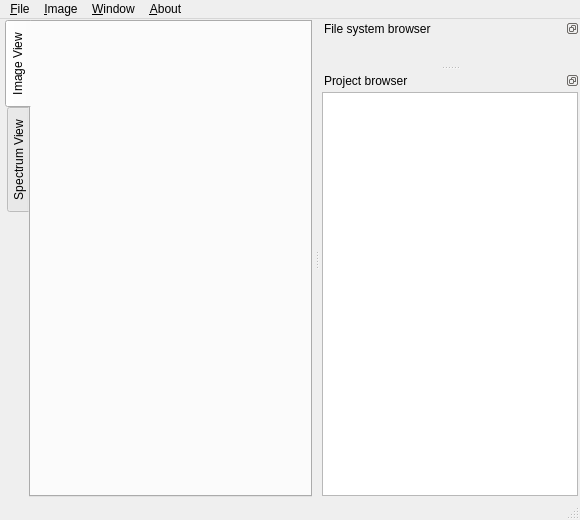
<?xml version="1.0" encoding="UTF-8"?>
<ui version="4.0">
 <class>mainWindow</class>
 <widget class="QMainWindow" name="mainWindow">
  <property name="geometry">
   <rect>
    <x>0</x>
    <y>0</y>
    <width>580</width>
    <height>520</height>
   </rect>
  </property>
  <property name="windowTitle">
   <string>MainWindow</string>
  </property>
  <property name="tabShape">
   <enum>QTabWidget::Rounded</enum>
  </property>
  <widget class="QWidget" name="centerWidget">
   <layout class="QVBoxLayout" name="verticalLayout">
    <property name="leftMargin">
     <number>5</number>
    </property>
    <property name="topMargin">
     <number>1</number>
    </property>
    <property name="rightMargin">
     <number>2</number>
    </property>
    <property name="bottomMargin">
     <number>1</number>
    </property>
    <item>
     <layout class="QGridLayout" name="mainLayout">
      <property name="horizontalSpacing">
       <number>0</number>
      </property>
      <item row="0" column="0">
       <widget class="QTabWidget" name="tabWidget">
        <property name="tabPosition">
         <enum>QTabWidget::West</enum>
        </property>
        <property name="currentIndex">
         <number>0</number>
        </property>
        <widget class="RixsMaskImageWidget" name="imageView">
         <property name="sizePolicy">
          <sizepolicy hsizetype="Expanding" vsizetype="Expanding">
           <horstretch>0</horstretch>
           <verstretch>0</verstretch>
          </sizepolicy>
         </property>
         <attribute name="title">
          <string>Image View</string>
         </attribute>
        </widget>
        <widget class="RixsPlotWindow" name="specView">
         <property name="sizePolicy">
          <sizepolicy hsizetype="Expanding" vsizetype="Expanding">
           <horstretch>0</horstretch>
           <verstretch>0</verstretch>
          </sizepolicy>
         </property>
         <attribute name="title">
          <string>Spectrum View</string>
         </attribute>
        </widget>
       </widget>
      </item>
     </layout>
    </item>
   </layout>
  </widget>
  <widget class="QMenuBar" name="menuBar">
   <property name="geometry">
    <rect>
     <x>0</x>
     <y>0</y>
     <width>580</width>
     <height>27</height>
    </rect>
   </property>
   <widget class="QMenu" name="menuFile">
    <property name="title">
     <string>&amp;File</string>
    </property>
    <addaction name="saveSpectraAction"/>
    <addaction name="separator"/>
    <addaction name="exitAction"/>
   </widget>
   <widget class="QMenu" name="menuImage">
    <property name="title">
     <string>&amp;Image</string>
    </property>
    <widget class="QMenu" name="menu_Filter">
     <property name="title">
      <string>&amp;Band Pass Filter</string>
     </property>
     <addaction name="bandPassFilterAction"/>
     <addaction name="bandPassFilterID32Action"/>
    </widget>
    <addaction name="colormapAction"/>
    <addaction name="flipAction"/>
    <addaction name="menu_Filter"/>
    <addaction name="imageAlignmentAction"/>
    <addaction name="integrationAction"/>
    <addaction name="energyScaleAction"/>
   </widget>
   <widget class="QMenu" name="menuSpectrum">
    <property name="title">
     <string>&amp;Window</string>
    </property>
    <addaction name="fileBrowserShowAction"/>
    <addaction name="projectBrowserShowAction"/>
   </widget>
   <widget class="QMenu" name="menuAbout">
    <property name="title">
     <string>&amp;About</string>
    </property>
    <addaction name="aboutAction"/>
    <addaction name="viewDocsAction"/>
   </widget>
   <addaction name="menuFile"/>
   <addaction name="menuImage"/>
   <addaction name="menuSpectrum"/>
   <addaction name="menuAbout"/>
  </widget>
  <widget class="QStatusBar" name="statusBar"/>
  <widget class="QDockWidget" name="fileBrowserDock">
   <property name="sizePolicy">
    <sizepolicy hsizetype="Expanding" vsizetype="Expanding">
     <horstretch>0</horstretch>
     <verstretch>0</verstretch>
    </sizepolicy>
   </property>
   <property name="features">
    <set>QDockWidget::DockWidgetFloatable|QDockWidget::DockWidgetMovable</set>
   </property>
   <property name="windowTitle">
    <string>File system browser</string>
   </property>
   <attribute name="dockWidgetArea">
    <number>2</number>
   </attribute>
   <widget class="QWidget" name="fileBrowserContents">
    <property name="sizePolicy">
     <sizepolicy hsizetype="Expanding" vsizetype="Expanding">
      <horstretch>0</horstretch>
      <verstretch>0</verstretch>
     </sizepolicy>
    </property>
    <layout class="QHBoxLayout" name="horizontalLayout">
     <property name="margin">
      <number>2</number>
     </property>
     <item>
      <widget class="FileSystemBrowser" name="fileBrowser" native="true">
       <property name="sizePolicy">
        <sizepolicy hsizetype="Expanding" vsizetype="Expanding">
         <horstretch>0</horstretch>
         <verstretch>0</verstretch>
        </sizepolicy>
       </property>
      </widget>
     </item>
    </layout>
   </widget>
  </widget>
  <widget class="QDockWidget" name="projectBrowserDock">
   <property name="features">
    <set>QDockWidget::DockWidgetFloatable|QDockWidget::DockWidgetMovable</set>
   </property>
   <property name="windowTitle">
    <string>Project browser</string>
   </property>
   <attribute name="dockWidgetArea">
    <number>2</number>
   </attribute>
   <widget class="QWidget" name="projectBrowserContents">
    <layout class="QHBoxLayout" name="horizontalLayout_2">
     <property name="spacing">
      <number>2</number>
     </property>
     <property name="margin">
      <number>2</number>
     </property>
     <item>
      <widget class="ProjectView" name="projectBrowser"/>
     </item>
    </layout>
   </widget>
  </widget>
  <action name="saveSpectraAction">
   <property name="text">
    <string>&amp;Save spectra</string>
   </property>
   <property name="shortcut">
    <string>Ctrl+S</string>
   </property>
  </action>
  <action name="exitAction">
   <property name="text">
    <string>&amp;Exit</string>
   </property>
   <property name="toolTip">
    <string>Close the RIXS tool</string>
   </property>
   <property name="shortcutContext">
    <enum>Qt::ApplicationShortcut</enum>
   </property>
  </action>
  <action name="colormapAction">
   <property name="text">
    <string>&amp;Change Colormap</string>
   </property>
   <property name="toolTip">
    <string>Assign and adjust a colormap</string>
   </property>
   <property name="shortcut">
    <string>Ctrl+L</string>
   </property>
   <property name="enabled">
    <bool>true</bool>
   </property>
  </action>
  <action name="flipAction">
   <property name="text">
    <string>&amp;Flip Image</string>
   </property>
   <property name="toolTip">
    <string>Flips the image up/down</string>
   </property>
  </action>
  <action name="bandPassFilterAction">
   <property name="text">
    <string>Band Pass Filter</string>
   </property>
   <property name="shortcut">
    <string>Ctrl+M</string>
   </property>
  </action>
  <action name="bandPassFilterID32Action">
   <property name="text">
    <string>Band Pass Filter ID32</string>
   </property>
  </action>
  <action name="imageAlignmentAction">
   <property name="text">
    <string>Image &amp;Alignment</string>
   </property>
   <property name="toolTip">
    <string>Perform alignment on image</string>
   </property>
   <property name="enabled">
    <bool>true</bool>
   </property>
  </action>
  <action name="integrationAction">
   <property name="text">
    <string>&amp;Integration</string>
   </property>
   <property name="toolTip">
    <string>Integrates the image along a given axis</string>
   </property>
  </action>
  <action name="energyScaleAction">
   <property name="text">
    <string>&amp;Energy Scale</string>
   </property>
  </action>
  <action name="fileBrowserShowAction">
   <property name="checkable">
    <bool>true</bool>
   </property>
   <property name="checked">
    <bool>true</bool>
   </property>
   <property name="enabled">
    <bool>true</bool>
   </property>
   <property name="text">
    <string>&amp;File System Browser</string>
   </property>
  </action>
  <action name="projectBrowserShowAction">
   <property name="checkable">
    <bool>true</bool>
   </property>
   <property name="checked">
    <bool>true</bool>
   </property>
   <property name="text">
    <string>&amp;Project Browser</string>
   </property>
  </action>
  <action name="aboutAction">
   <property name="text">
    <string>&amp;About RIXS Tool</string>
   </property>
  </action>
  <action name="viewDocsAction">
   <property name="text">
    <string>&amp;View Documentation</string>
   </property>
   <property name="shortcut">
    <string>F1</string>
   </property>
   <property name="enabled">
    <bool>false</bool>
   </property>
  </action>
 </widget>
 <layoutdefault spacing="6" margin="11"/>
 <customwidgets>
  <customwidget>
   <class>FileSystemBrowser</class>
   <extends>QWidget</extends>
   <header>RixsTool.widgets.FileSystemBrowser</header>
   <container>1</container>
  </customwidget>
  <customwidget>
   <class>RixsPlotWindow</class>
   <extends>QWidget</extends>
   <header>RixsTool.widgets.RixsPlotWindow</header>
   <container>1</container>
  </customwidget>
  <customwidget>
   <class>ProjectView</class>
   <extends>QTreeView</extends>
   <header>RixsTool.widgets.ProjectView</header>
  </customwidget>
  <customwidget>
   <class>RixsMaskImageWidget</class>
   <extends>QWidget</extends>
   <header>RixsTool.widgets.RixsMaskImageWidget</header>
   <container>1</container>
  </customwidget>
 </customwidgets>
 <resources/>
 <connections/>
</ui>
